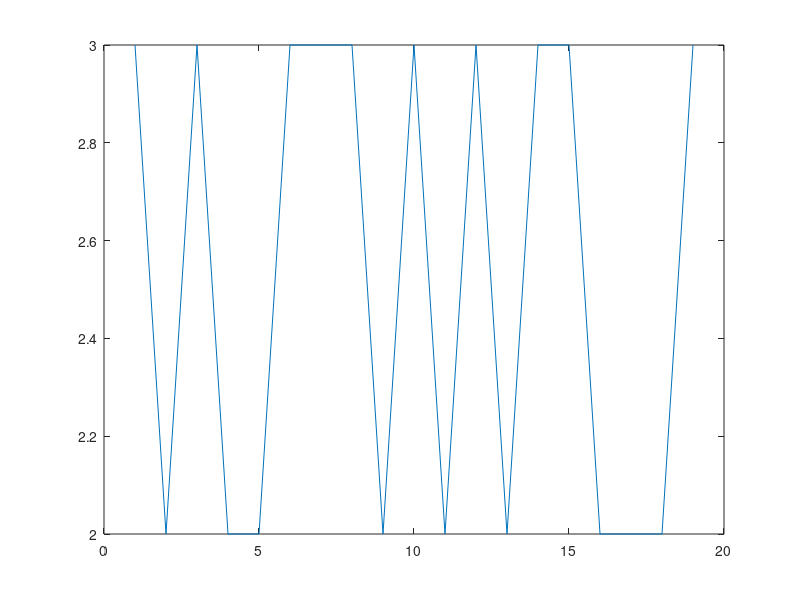

Write the MATLAB code that produced this figure.

alfa = 0.95;
beta = 0.95;
stav = 1;
sample_size = 5;
pocet_generovanych = 100;

one_counter = 0;
zero_counter = 0;

b = 1;

for i=1:pocet_generovanych
    if stav == 1
        data(i) = 1;
        one_counter = one_counter + 1;

        pravd = b.*rand();
        if pravd >= (1 - alfa)
            stav = 0;
        end
    else
        data(i) = 0;
        zero_counter = zero_counter + 1;

        pravd = b.*rand();
        if pravd >= (1-beta)
            stav = 1;
        end
    end
end

%samplovanie dat
clear('sampled_data');
pom_sum = sum(data(1:sample_size));
sampled_data(1) = pom_sum;

for i=1:(pocet_generovanych/sample_size)-1
    pom_sum = sum(data((i*sample_size)+1:(i*sample_size)+sample_size));
    sampled_data(i) = pom_sum;
end

plot(sampled_data)
